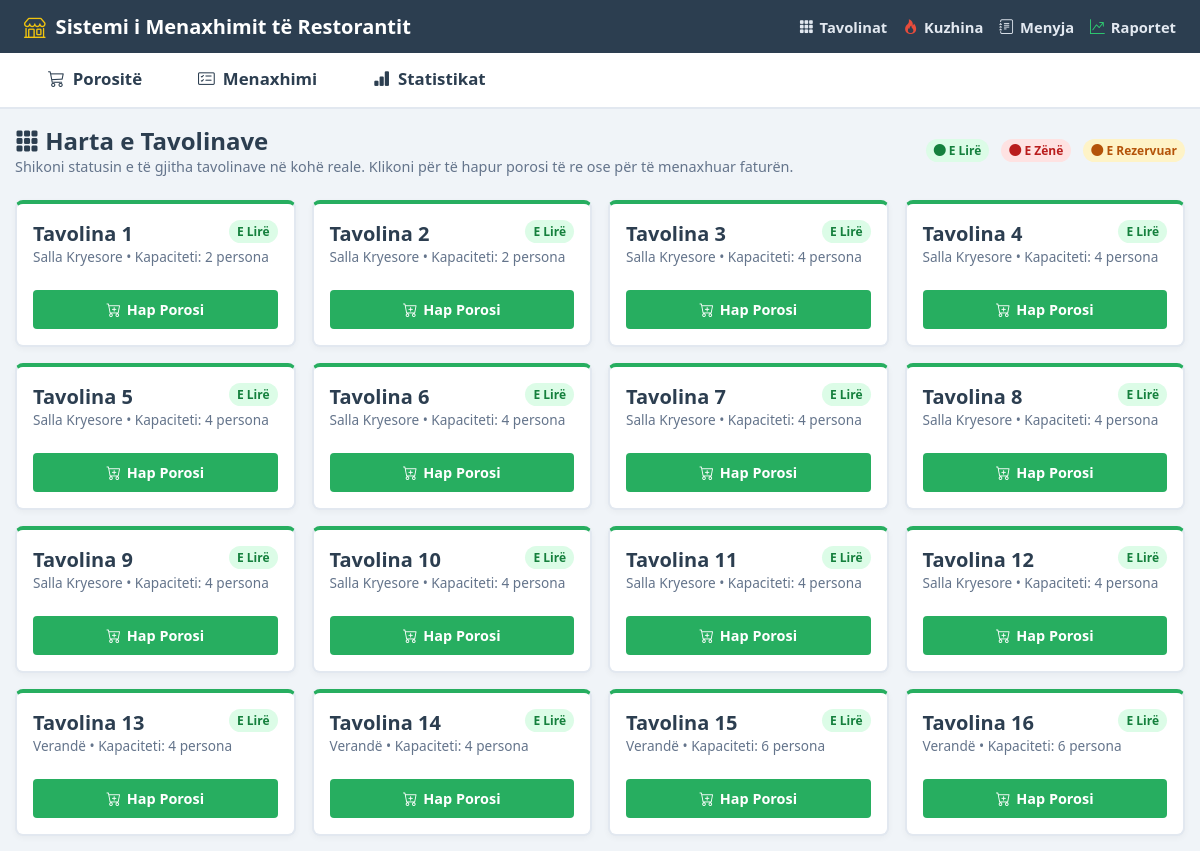
Page /tables on the committed database.
### tables this page shows
CREATE TABLE restaurant_tables (
            id INTEGER PRIMARY KEY AUTOINCREMENT,
            table_number INTEGER NOT NULL UNIQUE,
            capacity INTEGER DEFAULT 4,
            section TEXT DEFAULT 'Salla Kryesore',
            status TEXT DEFAULT 'e_lire' -- 'e_lire', 'e_zene', 'e_rezervuar'
        );

### web/app.py (the view)
@app.get("/tables", response_class=HTMLResponse)
async def tables_page(request: Request):
    tables = models.get_tables()
    pending_orders = models.get_orders(status="E Re")
    return templates.TemplateResponse(
        request=request,
        name="tables.html",
        context={
            "active_page": "tables",
            "restaurant_name": RESTAURANT_NAME,
            "tables": tables,
            "pending_orders_count": len(pending_orders)
        }
    )

### web/templates/tables.html (shortened to what this page needs)
{% extends "base.html" %}
{% block content %}
<div style="margin-bottom: 24px; display: flex; justify-content: space-between; align-items: center; flex-wrap: wrap; gap: 12px;">
    <div>
        <h2 style="font-weight: 800; color: var(--accent-color);">
            <i class="bi bi-grid-3x3-gap-fill" style="color: var(--primary-color);"></i> Harta e Tavolinave
        </h2>
        <p style="color: var(--text-muted); font-size: 0.9rem;">
            Shikoni statusin e të gjitha tavolinave në kohë reale. Klikoni për të hapur porosi të re ose për të menaxhuar faturën.
        </p>
    </div>
    <div style="display: flex; gap: 12px; align-items: center;">
        <span class="table-status-pill pill-e_lire"><i class="bi bi-circle-fill"></i> E Lirë</span>
        <span class="table-status-pill pill-e_zene"><i class="bi bi-circle-fill"></i> E Zënë</span>
        <span class="table-status-pill pill-e_rezervuar"><i class="bi bi-circle-fill"></i> E Rezervuar</span>
    </div>
</div>
<div class="tables-grid">
    {% for t in tables %}
    <div class="table-card {{ t.status }}">
        <div style="display: flex; justify-content: space-between; align-items: flex-start;">
            <div class="table-num">Tavolina {{ t.table_number }}</div>
            <span class="table-status-pill pill-{{ t.status }}">
                {% if t.status == 'e_lire' %}E Lirë{% elif t.status == 'e_zene' %}E Zënë{% else %}E Rezervuar{% endif %}
            </span>
        </div>
        <div style="color: var(--text-muted); font-size: 0.85rem; margin-bottom: 12px;">
            {{ t.section }} &bull; Kapaciteti: {{ t.capacity }} persona
        </div>
        {% if t.active_order %}
        <div style="background: #fff; padding: 10px; border-radius: 8px; border: 1px solid var(--border-color); margin-bottom: 12px;">
            <div style="font-size: 0.8rem; color: var(--text-muted);">Kamarieri: <strong>{{ t.active_order.waiter_name }}</strong></div>
            <div style="font-size: 1.1rem; font-weight: 700; color: #e74c3c; margin-top: 4px;">
                Totali: {{ "%.2f"|format(t.active_order.total_amount) }} €
            </div>
        </div>
        <div style="display: flex; gap: 6px;">
            <a href="/pos?table={{ t.table_number }}" class="btn btn-outline" style="flex: 1; padding: 8px; font-size: 0.85rem;">
                <i class="bi bi-plus"></i> Shto
            </a>
            <a href="/invoice/{{ t.active_order.id }}" target="_blank" class="btn btn-primary" style="flex: 1; padding: 8px; font-size: 0.85rem;">
                <i class="bi bi-receipt"></i> Fatura
            </a>
        </div>
        {% else %}
        <div style="margin-top: 24px;">
            <a href="/pos?table={{ t.table_number }}" class="btn btn-success" style="width: 100%; padding: 10px; font-size: 0.9rem;">
                <i class="bi bi-cart-plus"></i> Hap Porosi
            </a>
        </div>
        {% endif %}
    </div>
    {% endfor %}
</div>
{% endblock %}

### web/static/css/style.css (style rules this page uses)
:root { --ngjyra-kryesore: #2980b9; --ngjyra-sfoni: #f0f4f8; --ngjyra-akcent: #2c3e50; --ngjyra-pije: #3498db; --ngjyra-kafe: #8d6e63; --ngjyra-ushqim: #e74c3c; --ngjyra-embelsire: #e67e22; --ngjyra-cmimi: #f39c12; --ngjyra-totali: #27ae60; --ngjyra-ruaj: #2ecc71; --border-color: #cbd5e1; --text-muted: #64748b; }
* { box-sizing: border-box; margin: 0; padding: 0; font-family: "Segoe UI", Tahoma, Geneva, Verdana, sans-serif; }
body { background-color: var(--ngjyra-sfoni); color: var(--ngjyra-akcent); min-height: 100vh; display: flex; flex-direction: column; }
.tables-grid { display: grid; grid-template-columns: repeat(auto-fill, minmax(240px, 1fr)); gap: 16px; }
.table-card { background: white; border-radius: 8px; padding: 16px; border: 2px solid #e2e8f0; box-shadow: 0 2px 6px rgba(0,0,0,0.04); }
.table-card.e_lire { border-top: 4px solid #27ae60; }
.table-num { font-size: 1.25rem; font-weight: 800; color: var(--ngjyra-akcent); }
.table-status-pill { padding: 3px 8px; border-radius: 12px; font-size: 0.75rem; font-weight: 700; }
.pill-e_lire { background: #dcfce7; color: #15803d; }
.pill-e_zene { background: #fee2e2; color: #b91c1c; }
.pill-e_rezervuar { background: #fef3c7; color: #b45309; }
.btn { padding: 8px 14px; border-radius: 4px; font-weight: 600; font-size: 0.9rem; cursor: pointer; border: none; text-decoration: none; display: inline-flex; align-items: center; gap: 6px; justify-content: center; }
.btn-success { background: var(--ngjyra-totali); color: white; }

### rows in the picture
restaurant_tables: table_number "1", status "E Lirë", section "Salla Kryesore", capacity "2"
restaurant_tables: table_number "2", status "E Lirë", section "Salla Kryesore", capacity "2"
restaurant_tables: table_number "3", status "E Lirë", section "Salla Kryesore", capacity "4"
restaurant_tables: table_number "4", status "E Lirë", section "Salla Kryesore", capacity "4"
restaurant_tables: table_number "5", status "E Lirë", section "Salla Kryesore", capacity "4"
restaurant_tables: table_number "6", status "E Lirë", section "Salla Kryesore", capacity "4"
restaurant_tables: table_number "7", status "E Lirë", section "Salla Kryesore", capacity "4"
restaurant_tables: table_number "8", status "E Lirë", section "Salla Kryesore", capacity "4"
restaurant_tables: table_number "9", status "E Lirë", section "Salla Kryesore", capacity "4"
restaurant_tables: table_number "10", status "E Lirë", section "Salla Kryesore", capacity "4"
restaurant_tables: table_number "11", status "E Lirë", section "Salla Kryesore", capacity "4"
restaurant_tables: table_number "12", status "E Lirë", section "Salla Kryesore", capacity "4"
restaurant_tables: table_number "13", status "E Lirë", section "Verandë", capacity "4"
restaurant_tables: table_number "14", status "E Lirë", section "Verandë", capacity "4"
restaurant_tables: table_number "15", status "E Lirë", section "Verandë", capacity "6"
restaurant_tables: table_number "16", status "E Lirë", section "Verandë", capacity "6"
